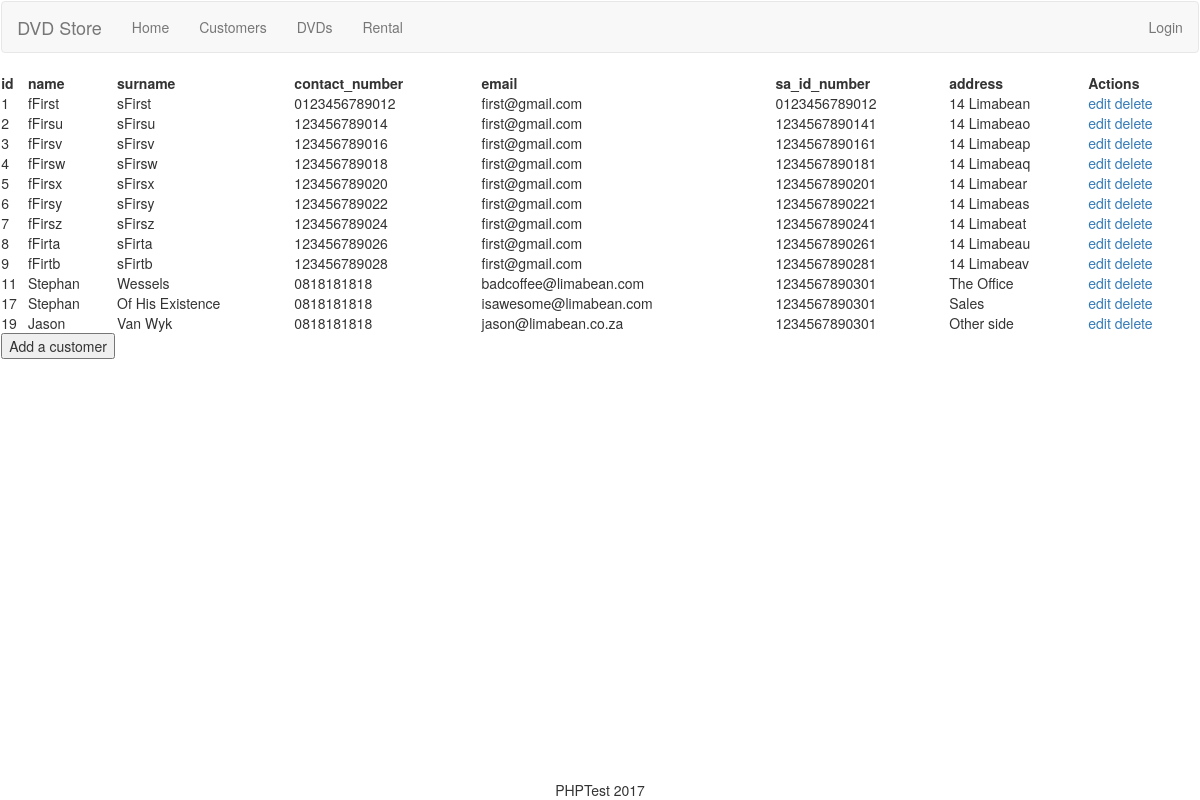
Before: /customers.php with the older database file.
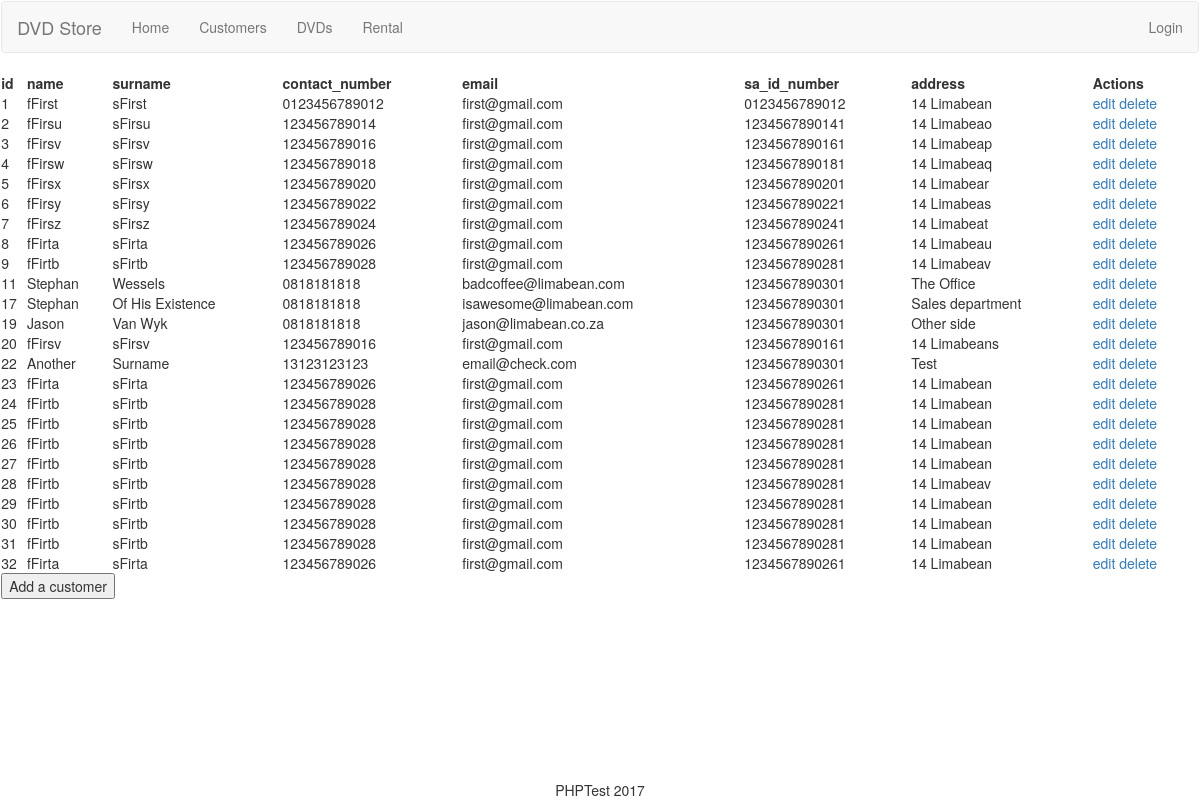
After: the same page with the newer database file.
### tables this page shows
CREATE TABLE `customer` (
  `id`             int(6) NOT NULL,
  `name`           varchar(255) DEFAULT NULL,
  `surname`        varchar(255) DEFAULT NULL,
  `contact_number` varchar(18)  DEFAULT NULL,
  `email`          varchar(255) DEFAULT NULL,
  `sa_id_number`   char(13)     DEFAULT NULL,
  `address`        VARCHAR(255) DEFAULT NULL,
  `password`       VARCHAR(255) NOT NULL
);

### customers.php (called while the page is built, shortened)
<?php
include("functionsMain.php");
include("customerTable.php");

### dbConnect.php (called while the page is built, shortened)
<?php
class dbConnect
{
    private $host, $user, $password, $database, $conn;
    public function __construct($host = "127.0.0.1", $user = "root", $password = "", $database = "dvd_shop")
    {
        $this->host = $host;
        $this->user = $user;
        $this->password = $password;
        $this->database = $database;
        $this->conn = mysqli_connect($this->host, $this->user, $this->password, $this->database);
    }
    public function fetch($query, $where =[], $condition = ' AND ')
    {
        if(is_string($where)) {
            $where = [$where];
        }
        if($where) {
            $query .= ' WHERE ';
            $query .= implode($condition, $where);
        }
        $sql = $this->conn->query($query);
        $result = array();
        while ($row = mysqli_fetch_assoc($sql)) {
            array_push($result, $row);
        }
        return $result;
    }
}

### customer.php (called while the page is built, shortened)
<?php
class customer
{
    private $id, $name, $surname, $contact_number, $email, $sa_id_number, $address;
    public function __construct($name = "", $surname = "", $contact_number = "", $email = "", $sa_id_number = "", $address = "", $id = "false")
    {
        if($name != ""){
            $this->id = $id;
        }
    }
    public function getId()
    {
        return $this->id;
    }
}

### functionsMain.php (the view, shortened to what this page needs)
    <?php
function tableRowTD($value){
    echo "<td>" . htmlspecialchars($value) . "</td>";
}
    ?>

### customerTable.php (shortened to what this page needs)
<?php
include('dbConnect.php');
include_once('functionsCustomer.php');
$_SESSION['customer'] = getCustomer("1=1");
?>
    <table style="width:100%">
        <tr>
            <th>id</th>
            <th>name</th>
            <th>surname</th>
            <th>contact_number</th>
            <th>email</th>
            <th>sa_id_number</th>
            <th>address</th>
            <th>Actions</th>
        </tr>
        <?php
        foreach ($_SESSION['customer'] as $key => $value) {
                if (isset($_SESSION['userEditing']) && $_SESSION['userEditing'] == $value->getId()) {
                    $_SESSION['userEditing'] = $value->getId();
                    customerTableRowEdit($value);
                } else {
                    customerTableRow($value);
                }
            }
        ?>
    </table>
    <form method="post" action="<?= htmlspecialchars($_SERVER['PHP_SELF']) ?>">
        <input name="addCustomer" type="submit" value="Add a customer">
    </form>

### functionsCustomer.php (shortened to what this page needs)
<?php
include_once("functionsMain.php");
function getCustomer($where = [], $condition = ' AND ')
{
    $dbConnect = new dbConnect();
    $results = $dbConnect->fetch("SELECT * FROM customer ", $where, $condition);
    $customer = array();
    foreach ($results as $value) {
        array_push($customer,
            new Customer($value['name'], $value['surname'], $value['contact_number'],
                $value['email'], $value['sa_id_number'], $value['address'], $value['id']));
    }
    return $customer;
}
function customerTableRow($customerArray)
{
    echo "<tr>";
    tableRowTD($customerArray->getId());
    echo "<td> <a href='?id=" . htmlspecialchars($customerArray->getId()) . "'>edit</a>
               <a href='?id=" . htmlspecialchars($customerArray->getId()) . "&delete=TRUE'>delete</a>
          </td>" . "
         </tr>";
}

### css/phptest.css (style rules this page uses)
table { width: 100%; margin: auto; }

Changed rows visible on the page:
changed customer: id "17 Stephan Of His Existence 0818181818 isawesome@limabean.com 1234567890301 Sales" → "17 Stephan Of His Existence 0818181818 isawesome@limabean.com 1234567890301 Sales department"
added customer: id "20 fFirsv sFirsv 123456789016 first@gmail.com 1234567890161 14 Limabeans"
added customer: id "22 Another Surname 13123123123 email@check.com 1234567890301 Test"
added customer: id "23 fFirta sFirta 123456789026 first@gmail.com 1234567890261 14 Limabean"
added customer: id "24 fFirtb sFirtb 123456789028 first@gmail.com 1234567890281 14 Limabean"
added customer: id "25 fFirtb sFirtb 123456789028 first@gmail.com 1234567890281 14 Limabean"
added customer: id "26 fFirtb sFirtb 123456789028 first@gmail.com 1234567890281 14 Limabean"
added customer: id "27 fFirtb sFirtb 123456789028 first@gmail.com 1234567890281 14 Limabean"
added customer: id "28 fFirtb sFirtb 123456789028 first@gmail.com 1234567890281 14 Limabeav"
added customer: id "29 fFirtb sFirtb 123456789028 first@gmail.com 1234567890281 14 Limabean"
added customer: id "30 fFirtb sFirtb 123456789028 first@gmail.com 1234567890281 14 Limabean"
added customer: id "31 fFirtb sFirtb 123456789028 first@gmail.com 1234567890281 14 Limabean"
added customer: id "32 fFirta sFirta 123456789026 first@gmail.com 1234567890261 14 Limabean"
